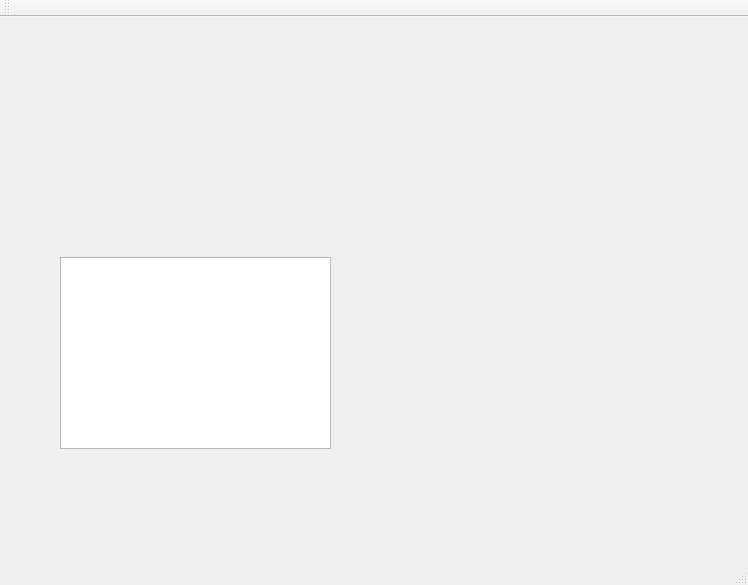
<?xml version="1.0" encoding="UTF-8"?>
<ui version="4.0">
 <class>QTTest1Class</class>
 <widget class="QMainWindow" name="QTTest1Class">
  <property name="geometry">
   <rect>
    <x>0</x>
    <y>0</y>
    <width>748</width>
    <height>585</height>
   </rect>
  </property>
  <property name="sizePolicy">
   <sizepolicy hsizetype="Minimum" vsizetype="Preferred">
    <horstretch>0</horstretch>
    <verstretch>0</verstretch>
   </sizepolicy>
  </property>
  <property name="windowTitle">
   <string>QTTest1</string>
  </property>
  <widget class="QWidget" name="centralWidget">
   <widget class="QListWidget" name="listWidget">
    <property name="geometry">
     <rect>
      <x>60</x>
      <y>240</y>
      <width>271</width>
      <height>192</height>
     </rect>
    </property>
   </widget>
  </widget>
  <widget class="QMenuBar" name="menuBar">
   <property name="geometry">
    <rect>
     <x>0</x>
     <y>0</y>
     <width>748</width>
     <height>23</height>
    </rect>
   </property>
  </widget>
  <widget class="QToolBar" name="mainToolBar">
   <attribute name="toolBarArea">
    <enum>TopToolBarArea</enum>
   </attribute>
   <attribute name="toolBarBreak">
    <bool>false</bool>
   </attribute>
  </widget>
  <widget class="QStatusBar" name="statusBar"/>
 </widget>
 <layoutdefault spacing="6" margin="11"/>
 <resources>
  <include location="qttest1.qrc"/>
 </resources>
 <connections/>
</ui>
